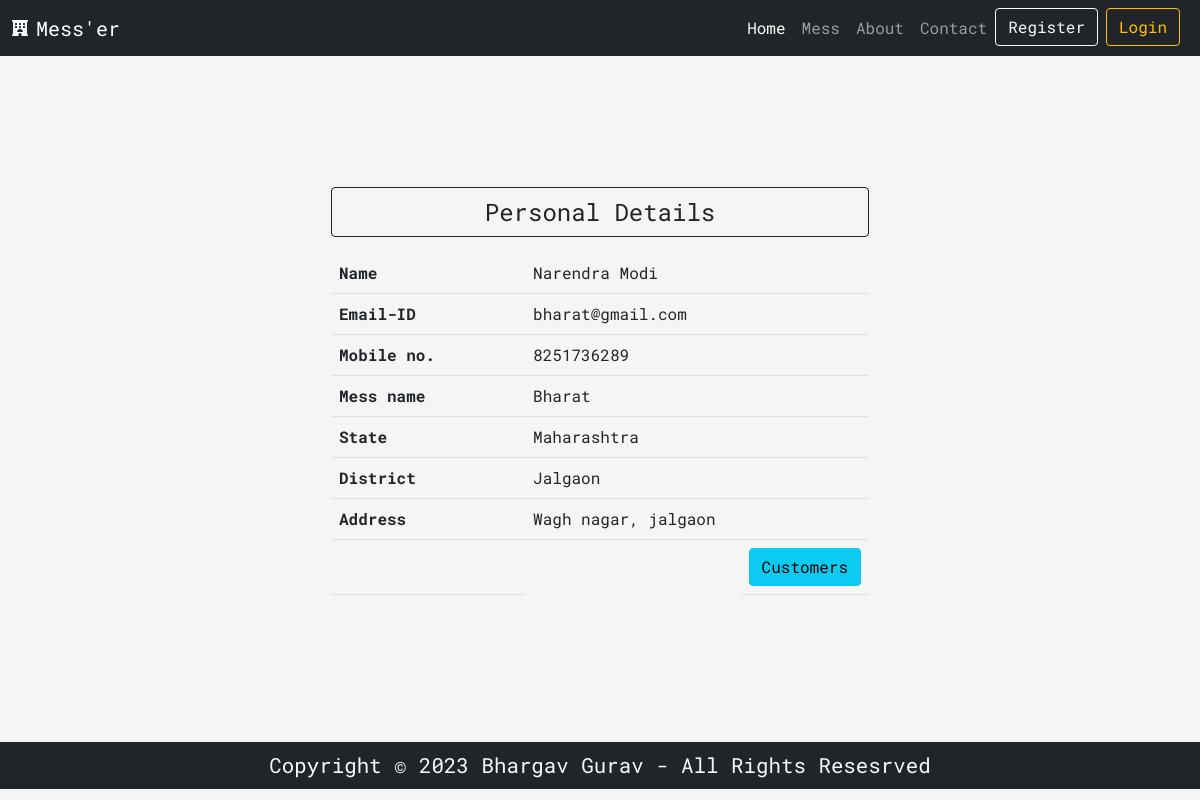
The app's page /requestedProfile/6 with its own data.
### App/models.py (models this page shows, shortened)
class MessOwner(models.Model):
    user = models.OneToOneField(User, on_delete=models.CASCADE)
    mess = models.CharField(max_length=50)
    contact = models.CharField(max_length=15)
    state = models.CharField(max_length=50)
    district = models.CharField(max_length=50)
    address = models.TextField()

### App/views.py (the view)
# urls.py: path('requestedProfile/<str:id>', views.requestedProfile, name='requestProfile'),
@cache_control(no_store=True, must_revalidade=True, no_cache=True)
def requestedProfile(request, id):
    context = {}
    id = str(int(id) + 1)
    requestUser = User.objects.get(id=id)
    owner = MessOwner.objects.filter(user=requestUser).first()
    context['requestUser'] = requestUser
    context['owner'] = owner
    return render(request, 'requestedProfile.html', context)

### App/templates/requestedProfile.html (shortened to what this page needs)
{% extends 'base.html' %}
{% block page-data %}
<div class="container profile-container">
    <div class="row d-flex justify-content-center align-items-center">
        <div class="col-lg-6 col-md-8 col-10 p-3">
            <div class="info-div">
                <table class="table  table-hover table-boredered">
                    <div class="d-grid mb-3"><button class="btn btn-outline-dark fs-4" style="cursor:alias;">Personal Details</button></div>
                    <tr>
                        <td><b>Name</b></td>
                        <td>{{ requestUser.first_name }} {{ requestUser.last_name }}</td>
                    </tr>
                    <tr>
                        <td><b>Email-ID</b></td>
                        <td>{{ requestUser.email }}</td>
                    </tr>
                    <tr>
                        <td><b>Mobile no.</b></td>
                        <td>{{ owner.contact }}</td>
                    </tr>
                    <tr>
                        <td><b>Mess name</b></td>
                        <td>{{ owner.mess }}</td>
                    </tr>
                    <tr>
                        <td><b>State</b></td>
                        <td>{{ owner.state }}</td>
                    </tr>
                    <tr>
                        <td><b>District</b></td>
                        <td>{{ owner.district }}</td>
                    </tr>
                    <tr>
                        <td><b>Address</b></td>
                        <td>{{ owner.address }}</td>
                    </tr>
                    <tr>
                        <td></td>
                        <td class="float-end">
                            <a href="/customers/{{requestUser.id}}" class="btn btn-info">Customers</a>
                        </td>
                    </tr>
                </table>
            </div>
        </div>
    </div>
</div>
{% endblock %}

### App/static/css/style.css (style rules this page uses)
* { padding: 0; margin: 0; box-sizing: border-box; text-decoration: none; font-family: 'Roboto Mono', monospace; }
body { background-color: whitesmoke; }
.profile-container { height: 85.7vh; }
.profile-container .row { height: 100%; }

### records on screen
MessOwner: contact "8251736289", mess "Bharat", state "Maharashtra", district "Jalgaon", address "Wagh nagar, jalgaon"

### other values on screen
{{ requestUser.first_name }} "Narendra"
{{ requestUser.last_name }} "Modi"
{{ requestUser.email }} "bharat@gmail.com"
